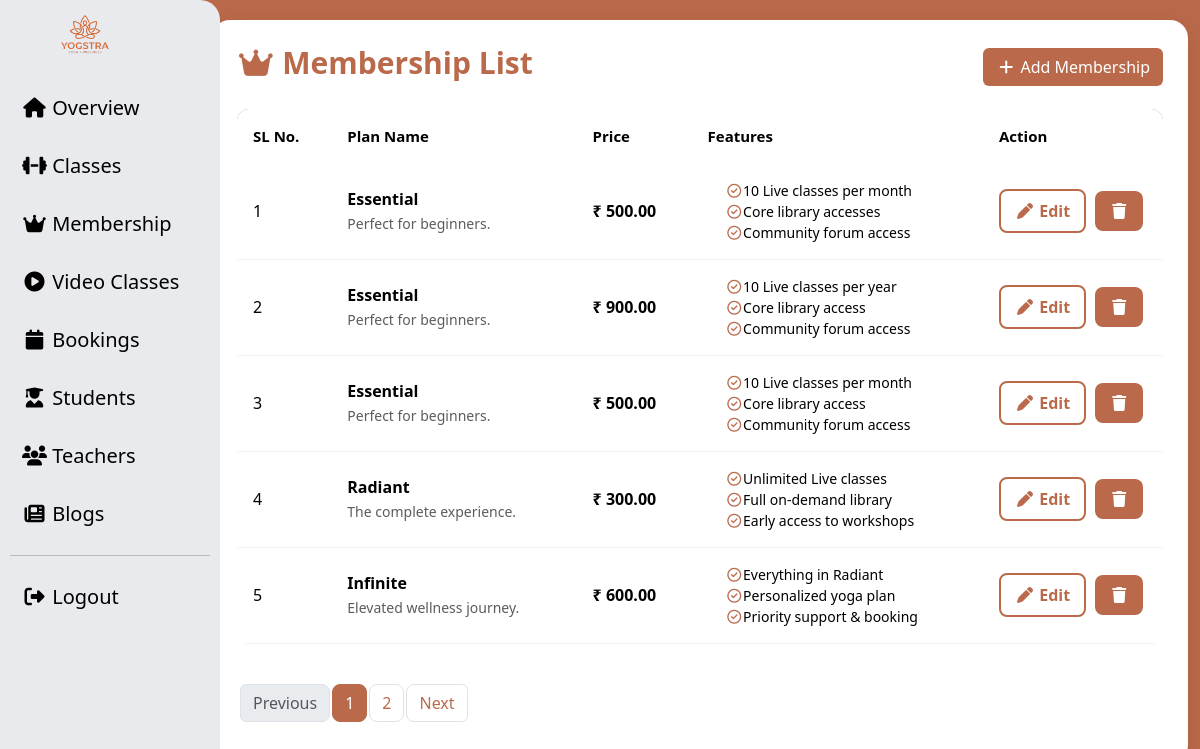
Screenshot of /admin/membership.php with the database file from the repository.
### tables this page shows
CREATE TABLE `membership_plans` (
  `id` int(11) NOT NULL,
  `title` varchar(100) NOT NULL,
  `description` varchar(255) NOT NULL,
  `price` decimal(10,2) NOT NULL,
  `feature1` varchar(255) DEFAULT NULL,
  `feature2` varchar(255) DEFAULT NULL,
  `feature3` varchar(255) DEFAULT NULL,
  `status` tinyint(1) DEFAULT 1
);

### admin/membership.php (the view, shortened to what this page needs)
<?php
include '../db_connect.php';
$limit = 5;
$page = isset($_GET['page']) ? $_GET['page'] : 1;
$start = ($page - 1) * $limit;
$total_query = mysqli_query($conn, "SELECT COUNT(*) as total FROM membership_plans");
$total_row = mysqli_fetch_assoc($total_query);
$total_records = $total_row['total'];
$total_pages = ceil($total_records / $limit);
$query = mysqli_query($conn, "SELECT * FROM membership_plans LIMIT $start, $limit");
?>
<!DOCTYPE html>
<html lang="en">
<head>
    <link rel="stylesheet"
        href="../assets/bootstrap/css/bootstrap.min.css">
    <link rel="stylesheet"
        href="https://cdnjs.cloudflare.com/ajax/libs/font-awesome/7.0.1/css/all.min.css" />
</head>
<body style="background-color: #ba6a4a;">
    <div class="container-fluid">
        <div class="row">
            <div class="col-md-2 "
                >
                <?php include('sidebar.php'); ?>
            </div>
            <div class="col-md-10 ">
                <div class="main-box">
                    <div class="d-flex justify-content-between align-items-center flex-wrap">
                        <h2 class="page-title" style="color:#ba6a4a;">
                            <i class="fa fa-crown"></i>
                            Membership List
                        </h2>
                        <a href="add_membership.php" class="btn " style="background-color:#ba6a4a;color:#fff;position:relative;z-index:9999;">
                            <i class="fa fa-plus"></i> Add Membership
                        </a>
                    </div>
                    <div class="table-responsive">
    <table class="table table-hover align-middle">
        <thead>
            <tr>
                <th>SL No.</th>
                <th>Plan Name</th>
                <th>Price</th>
                <th>Features</th>
                <th width="180">Action</th>
            </tr>
        </thead>
        <tbody>
        <?php
        $sl = $start + 1;
        while($row = mysqli_fetch_assoc($query)){
        ?>
        <tr>
            <td><?= $sl++; ?></td>
            <td>
                <strong>
                    <?= $row['title']; ?>
                </strong>
                <br>
                <small class="text-muted">
                    <?= $row['description']; ?>
                </small>
            </td>
            <td class="price">
                ₹ <?= $row['price']; ?>
            </td>
            <td>
    <ul class="feature-list" >
        <li><i class="fa-regular fa-circle-check" style="color:#ba6a4a;"></i><?= $row['feature1']; ?></li>
        <li><i class="fa-regular fa-circle-check" style="color:#ba6a4a;"></i><?= $row['feature2']; ?></li>
        <li><i class="fa-regular fa-circle-check" style="color:#ba6a4a;"></i><?= $row['feature3']; ?></li>
    </ul>
</td>
            <td>
                <a href="edit_membership.php?id=<?= $row['id']; ?>"
                   class="edit-btn">
                    <i class="fa fa-pen"></i> Edit
                </a>
                <a href="delete_membership.php?id=<?= $row['id']; ?>"
                   onclick="return confirm('Are you sure to delete this membership?');"
                   class="delete-btn">
                    <i class="fa fa-trash"></i>
                </a>
            </td>
        </tr>
        <?php } ?>
        </tbody>
    </table>
</div>
                    <div class="d-flex justify-content-start mt-4">
                        <nav>
                            <ul class="pagination">
                                <li class="page-item <?= ($page <= 1) ? 'disabled' : ''; ?>">
                                    <a class="page-link"
                                        href="?page=<?= $page - 1; ?>">
                                        Previous
                                    </a>
                                </li>
                                <?php for ($i = 1; $i <= $total_pages; $i++) { ?>
                                    <li class="page-item <?= ($page == $i) ? 'active' : ''; ?>">
                                        <a class="page-link"
                                            href="?page=<?= $i; ?>">
                                            <?= $i; ?>
                                        </a>
                                    </li>
                                <?php } ?>
                                <li class="page-item <?= ($page >= $total_pages) ? 'disabled' : ''; ?>">
                                    <a class="page-link"
                                        href="?page=<?= $page + 1; ?>">
                                        Next
                                    </a>
                                </li>
                            </ul>
                        </nav>
                    </div>
                </div>
            </div>
        </div>
    </div>

### admin/membership.php (style rules this page uses)
body { background:#f4f6f9; font-family:Arial,sans-serif; }
.main-box { background:#fff; border-radius:18px; padding:25px; box-shadow:0 5px 25px rgba(0,0,0,0.1); margin-top:20px; }
.page-title { font-size:30px; font-weight:bold; color:#ba6a4a; }
.table { margin-top:20px; overflow:hidden; border-radius:12px; }
.table thead { background:#ba6a4a; color:#fff; }
.table thead th { padding:16px; border:none; font-size:15px; }
.table tbody td { padding:16px; vertical-align:middle; border-bottom:1px solid #f1f1f1; }
.table tbody tr { transition:.3s; }
.price { color:#198754; font-size:16px; font-weight:700; }
.feature-list { margin:0; padding-left:18px; font-size:14px; list-style: none; }
.edit-btn { background:#fff; color:#ba6a4a; border:2px solid #ba6a4a; border-radius:8px; padding:8px 14px; text-decoration:none; transition:.3s; font-weight:600; margin-right:5px; display:inline-block; }
.delete-btn { background:#ba6a4a; color:#fff; border-radius:8px; padding:8px 14px; text-decoration:none; transition:.3s; font-weight:600; display:inline-block; }
.pagination .page-item.active .page-link { background:#ba6a4a; border-color:#ba6a4a; color:#fff; }
.pagination .page-link { color:#ba6a4a; border-radius:8px; margin:0 3px; }

### rows the page displays
membership_plans: title "Essential", description "Perfect for beginners.", price "500.00", feature1 "10 Live classes per month", feature2 "Core library accesses", feature3 "Community forum access"
membership_plans: title "Essential", description "Perfect for beginners.", price "900.00", feature1 "10 Live classes per year", feature2 "Core library access", feature3 "Community forum access"
membership_plans: title "Essential", description "Perfect for beginners.", price "500.00", feature1 "10 Live classes per month", feature2 "Core library access", feature3 "Community forum access"
membership_plans: title "Radiant", description "The complete experience.", price "300.00", feature1 "Unlimited Live classes", feature2 "Full on-demand library", feature3 "Early access to workshops"
membership_plans: title "Infinite", description "Elevated wellness journey.", price "600.00", feature1 "Everything in Radiant", feature2 "Personalized yoga plan", feature3 "Priority support & booking"
